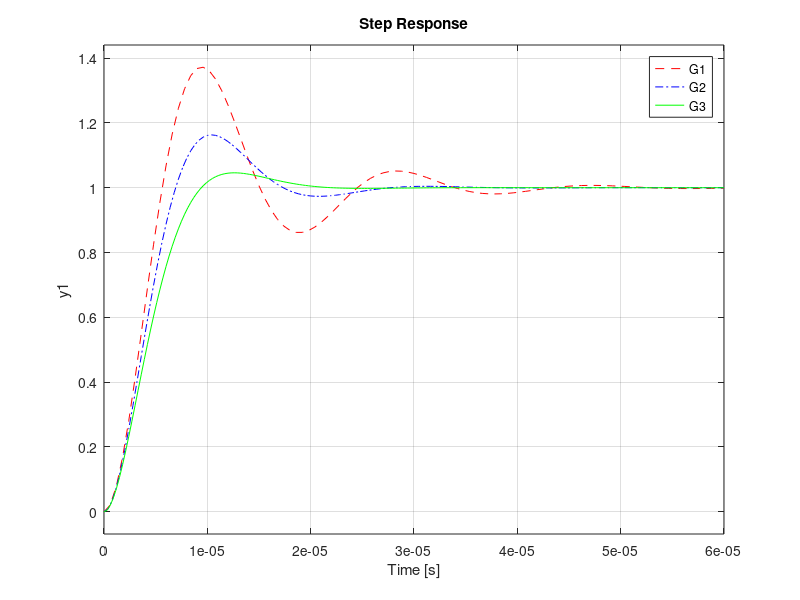

The MATLAB script that drew this image: (Note: this script raises an error after producing the figure.)
E=170000000000000;
t=0.001;
L1=0.025;
L2=0.040;
L3=0.015;
pc=2330;
w=0.002;
pf=702.4;
fo1=((1/pi)*sqrt(E/pc)*(t/L1^2));
fo2=((1/pi)*sqrt(E/pc)*(t/L2^2));
fo3=((1/pi)*sqrt(E/pc)*(t/L3^2));
f_fluid1=fo1*(1+(pi*pf*w/4*pc*t)*2)^-0.5;
f_fluid2=fo1*(1+(pi*pf*w/4*pc*t)*2)^-0.5;
f_fluid3=fo1*(1+(pi*pf*w/4*pc*t)*2)^-0.5;
wn1=2*pi*f_fluid1;
wn2=2*pi*f_fluid2;
wn3=2*pi*f_fluid3;
num=[0 1];
den1=[1/(wn1)^2 (0.3*2)/wn1 1];
den2=[1/(wn2)^2 (0.5*2)/wn2 1];
den3=[1/(wn3)^2 (0.7*2)/wn3 1];
G1=tf(num,den1);
G2=tf(num,den2);
G3=tf(num,den3); 
step(G1, 'r--',G2, 'b-.' ,G3, 'g');
%bode(G1,G2,G3);
%------------------------------------------------------
%low pass filter bandwidth 100kHz
Filtnum=[0 0.5];
Filtden=[0.000000000004 0.00000056 1];
G4=tf(Filtnum,Filtden);
%bode(G4);
%--------------------------------------------------
%Amplifier
G5=1000;
%system response(amplifier, sensor, filter)
System = G4*G2*G5;
%step(System);
%bode(System);
%-------------------------------------------------------
%Sample the signal 100 times per second, for 2 seconds.
Fs = 50000;
t = [0:2*Fs+1]'/Fs;
Fc = 20; % Carrier frequency
x = sin(2*pi*t); % Sinusoidal signal

% Modulate x using single- and double-sideband AM.
ydouble = ammod(x,Fc,Fs);
%plot(ydouble);
%-------------------------------------
%t=0:0.001:0.4;
%vd=1*cos(2*pi*5*t);
%vc=0.5*cos(2*pi*15*t);
%ft=vc.*vd;
%hold on;
%plot(t,vd,'color','r');
%plot(t,vc,'color','b');
%plot(t,am,'color','g'); 
%hold off;
%----------------------------------------------------